Frame 1 (no input): blank canvas, image omitted
Frame 60 (the mouse pressed at the canvas centre just before this capture): blank canvas, image omitted
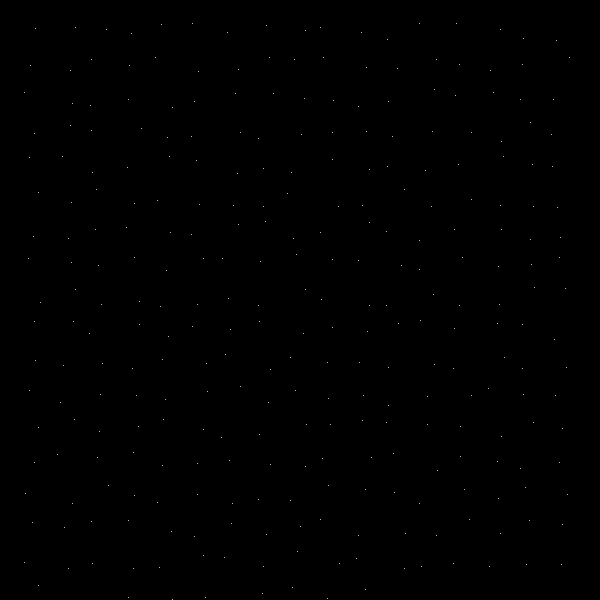
Frame 120 (the mouse held since frame 60 and released just before this capture)

The Processing sketch whose frames 1 and 60 were blank and that drew this single picture after the mouse press (run headless with seeded random() and noise(); from frame 60 on, the mouse is pressed at the canvas centre):

// Processing sketch: scramble
// ── scramble.pde
PVector[] v = new PVector[0];

void setup() {
  size(600, 600);
  setPoints(1, 0);
  stroke(255);
}

void draw() {
  drawPoints();
}

void mousePressed() {
  setPoints(floor(mouseX), map(mouseY, 0, height, 0, 20));
}

void drawPoints() {
  background(0);
  for (int i=0; i!=v.length; ++i) {
    point(v[i].x, v[i].y);
  }
}

void setPoints( int n, float k) {
  v = new PVector[n];
  int w = floor(sqrt(v.length));
  float d = width/(w+1);
  for (int i=0; i!=v.length; ++i) {
    float x = (i%w + 1) * d;
    float y = floor(i/w + 1) * d;
    v[i] = new PVector(x + random(-k, k), y + random(-k, k));
  }
}
